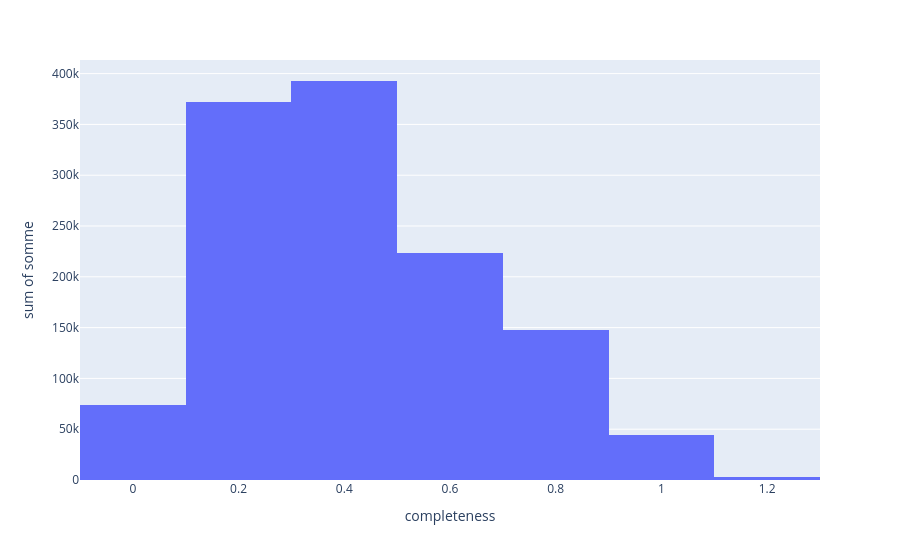

The code cell stored with this chart in its notebook:
### Code cell
completeness = count_for_graph(df,"completeness")

graph = px.histogram(completeness, x="completeness", y="somme", nbins=10)
graph.show()

### Figure 1 — Plotly figure (JSON) as saved in the notebook; plotly's stock layout.template omitted (floating-point values rounded to 4 significant figures)
{"data": [{"bingroup": "x", "histfunc": "sum", "hovertemplate": "completeness=%{x}<br>sum of somme=%{y}<extra></extra>", "legendgroup": "", "marker": {"color": "#636efa", "pattern": {"shape": ""}}, "name": "", "nbinsx": 10, "orientation": "v", "showlegend": false, "type": "histogram", "x": [0.0, 0.05, 0.0625, 0.06667, 0.075, 0.08333, 0.0875, 0.1, 0.15, 0.1625, 0.1667, 0.175, 0.1875, 0.2, 0.25, 0.2625, 0.275, 0.2833, 0.2875, 0.3, 0.35, 0.3625, 0.3667, 0.375, 0.3875, 0.4, 0.45, 0.4625, 0.475, 0.4833, 0.4875, 0.5, 0.55, 0.5625, 0.575, 0.5875, 0.6, 0.65, 0.6625, 0.6667, 0.675, 0.6833, 0.6875, 0.7, 0.75, 0.7625, 0.775, 0.7875, 0.8, 0.85, 0.8625, 0.875, 0.8875, 0.9, 0.95, 0.9625, 0.975, 0.9875, 1.0, 1.05, 1.062, 1.075, 1.087, 1.1], "xaxis": "x", "y": [25, 3800, 30523, 3, 38443, 1, 1332, 9962, 2163, 72001, 1, 26621, 1361, 21341, 1074, 58741, 169395, 2, 8945, 13738, 1484, 40738, 2, 152204, 17637, 5719, 2428, 22248, 109020, 1, 27504, 6847, 2431, 12681, 61449, 35036, 6567, 1906, 9263, 1, 38241, 1, 40666, 8186, 1078, 5217, 20247, 44341, 11017, 676, 3219, 10940, 40218, 11018, 239, 1187, 4840, 21930, 7793, 67, 299, 1311, 7047, 2678], "yaxis": "y"}], "layout": {"barmode": "relative", "legend": {"tracegroupgap": 0}, "margin": {"t": 60}, "xaxis": {"anchor": "y", "domain": [0, 1], "title": {"text": "completeness"}}, "yaxis": {"anchor": "x", "domain": [0, 1], "title": {"text": "sum of somme"}}}}
